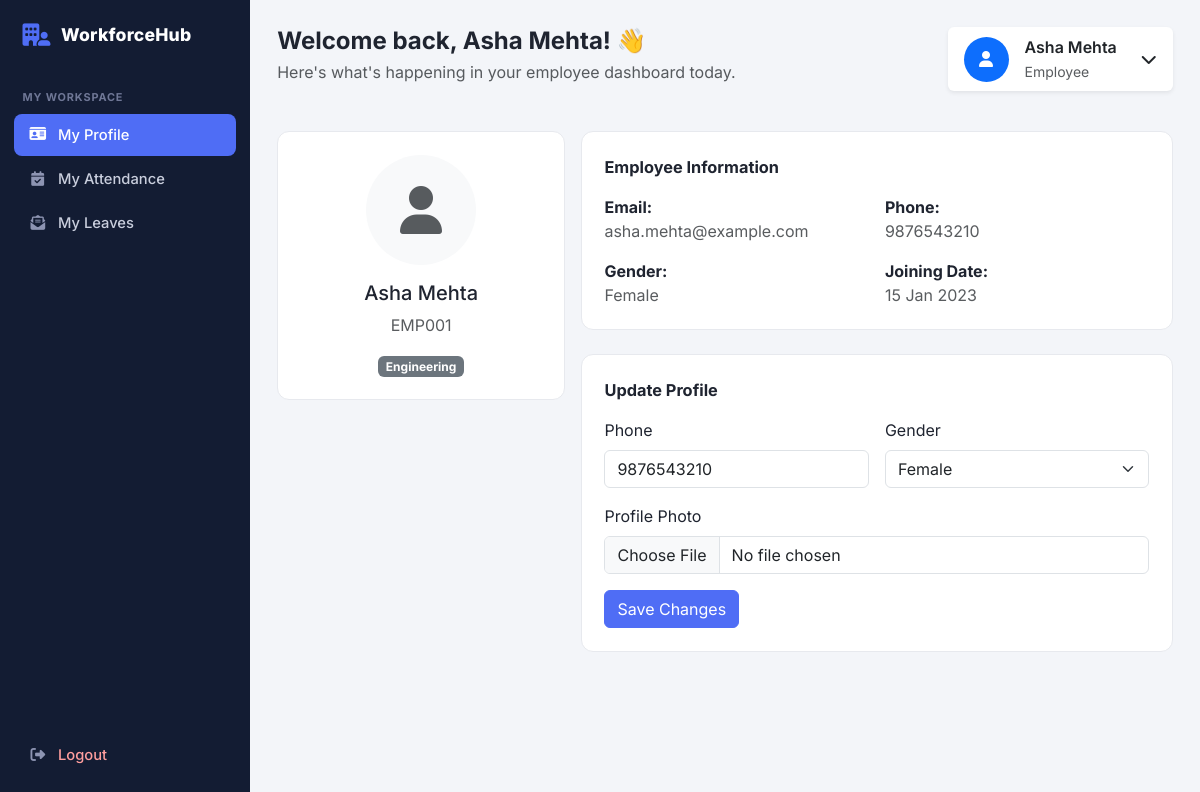
The page /employee/profile.php (signed in) on the database its author committed.
### tables this page shows
CREATE TABLE employees (
    id INT AUTO_INCREMENT PRIMARY KEY,
    employee_code VARCHAR(20) NOT NULL UNIQUE,
    name VARCHAR(100) NOT NULL,
    email VARCHAR(100) NOT NULL UNIQUE,
    phone VARCHAR(20),
    gender VARCHAR(10),
    department_id INT,
    salary DECIMAL(10,2) DEFAULT 0,
    joining_date DATE,
    photo VARCHAR(255) DEFAULT NULL,
    created_at TIMESTAMP DEFAULT CURRENT_TIMESTAMP,
    FOREIGN KEY (department_id) REFERENCES departments(id) ON DELETE SET NULL
);

CREATE TABLE departments (
    id INT AUTO_INCREMENT PRIMARY KEY,
    department_name VARCHAR(100) NOT NULL,
    created_at TIMESTAMP DEFAULT CURRENT_TIMESTAMP
);

### models/employee.php (called while the page is built, shortened)
<?php
function getEmployeeById($conn, $id)
{
    $sql = "SELECT e.*, d.department_name
            FROM employees e
            LEFT JOIN departments d ON e.department_id = d.id
            WHERE e.id=?";
    $stmt = $conn->prepare($sql);
    $stmt->bind_param("i", $id);
    $stmt->execute();
    return $stmt->get_result();
}

### employee/profile.php (the view, shortened to what this page needs)
<?php
require_once __DIR__ . "/../config/database.php";
require_once __DIR__ . "/../models/employee.php";
$employee_id = $_SESSION["employee_id"];
$result = getEmployeeById($conn, $employee_id);
$employee = $result->fetch_assoc();
require_once __DIR__ . "/../includes/header.php";
?>
<div class="row g-3">
    <div class="d-flex justify-content-between align-items-start mb-4">
    <div>
        <h4 class="fw-bold mb-1">
            <?php
            if ($_SESSION['role'] == 'admin') {
                echo "Welcome back, Admin! 👋";
            } else {
                echo "Welcome back, " . $_SESSION['name'] . "! 👋";
            }
            ?>
        </h4>
        <p class="text-muted mb-0">
            <?php
            if ($_SESSION['role'] == 'admin') {
                echo "Here's what's happening in your organization today.";
            } else {
                echo "Here's what's happening in your employee dashboard today.";
            }
            ?>
        </p>
    </div>
    <div class="dropdown">
        <button
            class="btn bg-white border-0 shadow-sm d-flex align-items-center gap-3 px-3 py-2"
            type="button"
            data-bs-toggle="dropdown"
            aria-expanded="false">
            <div
                class="bg-primary text-white rounded-circle d-flex align-items-center justify-content-center"
                style="width: 45px; height: 45px;">
                <i class="fas fa-user"></i>
            </div>
            <div class="text-start">
                <div class="fw-semibold">
                    <?php echo $_SESSION['name']; ?>
                </div>
                <small class="text-muted">
                    <?php echo ucfirst($_SESSION['role']); ?>
                </small>
            </div>
            <i class="fas fa-chevron-down ms-2"></i>
        </button>
    </div>
</div>
    <div class="col-lg-4">
        <div class="panel text-center">
            <?php if (!empty($employee["photo"])): ?>
                <img src="../uploads/<?php echo htmlspecialchars($employee["photo"]); ?>"
                    class="rounded-circle mb-3"
                    style="width:110px;height:110px;object-fit:cover;">
            <?php else: ?>
                <div class="rounded-circle mb-3 d-flex align-items-center justify-content-center bg-light"
                    style="width:110px;height:110px;margin:auto;">
                    <i class="fa-solid fa-user fa-3x text-muted"></i>
                </div>
            <?php endif; ?>
            <h5><?php echo htmlspecialchars($employee["name"]); ?></h5>
            <p class="text-muted"><?php echo htmlspecialchars($employee["employee_code"]); ?></p>
            <span class="badge bg-secondary">
                <?php echo htmlspecialchars($employee["department_name"] ?? "Unassigned"); ?>
            </span>
        </div>
    </div>
    <div class="col-lg-8">
        <div class="panel">
            <div class="panel-title">Employee Information</div>
            <div class="row g-3">
                <div class="col-sm-6">
                    <strong>Email:</strong><br>
                    <span class="text-muted"><?php echo htmlspecialchars($employee["email"]); ?></span>
                </div>
                <div class="col-sm-6">
                    <strong>Phone:</strong><br>
                    <span class="text-muted"><?php echo htmlspecialchars($employee["phone"] ?: "-"); ?></span>
                </div>
                <div class="col-sm-6">
                    <strong>Gender:</strong><br>
                    <span class="text-muted"><?php echo htmlspecialchars($employee["gender"] ?: "-"); ?></span>
                </div>
                <div class="col-sm-6">
                    <strong>Joining Date:</strong><br>
                    <span class="text-muted">
                        <?php echo !empty($employee["joining_date"]) ? date("d M Y", strtotime($employee["joining_date"])) : "-"; ?>
                    </span>
                </div>
            </div>
        </div>
        <div class="panel">
            <div class="panel-title">Update Profile</div>
            <form method="POST" enctype="multipart/form-data">
                <div class="row g-3">
                    <div class="col-md-6">
                        <label class="form-label">Phone</label>
                        <input type="text"
                            name="phone"
                            class="form-control"
                            value="<?php echo htmlspecialchars($employee["phone"] ?? ""); ?>">
                    </div>
                    <div class="col-md-6">
                        <label class="form-label">Gender</label>
                        <select name="gender" class="form-select">
                            <option value="Female" <?php echo $employee["gender"] === "Female" ? "selected" : ""; ?>>Female</option>
                        </select>
                    </div>
                    <div class="col-md-12">
                        <label class="form-label">Profile Photo</label>
                        <input type="file"
                            name="photo"
                            class="form-control"
                            accept=".jpg,.jpeg,.png,.webp">
                    </div>
                </div>
                <button type="submit" name="update_profile" class="btn btn-ems-primary mt-3">
                    Save Changes
                </button>
            </form>
        </div>
    </div>
</div>
<?php require_once __DIR__ . "/../includes/footer.php"; ?>

### assets/css/style.css (style rules this page uses)
:root { --ems-navy: #131c33; --ems-navy-light: #1b2747; --ems-accent: #4f6df5; --ems-accent-dark: #3950c4; --ems-bg: #f3f5f9; --ems-card-border: #e7e9ee; --ems-text-muted: #6b7280; --ems-success: #1aa179; --ems-danger: #e25555; --ems-warning: #d99a16; }
* { box-sizing: border-box; }
body { font-family: 'Inter', -apple-system, BlinkMacSystemFont, 'Segoe UI', sans-serif; background: var(--ems-bg); color: #1f2430; margin: 0; }
.panel { background: #fff; border: 1px solid var(--ems-card-border); border-radius: 12px; padding: 1.4rem; margin-bottom: 1.5rem; }
.panel-title { font-size: 1.02rem; font-weight: 700; margin-bottom: 1rem; display: flex; align-items: center; justify-content: space-between; gap: .5rem; }
.btn-ems-primary { background: var(--ems-accent); border-color: var(--ems-accent); color: #fff; }

### rows shown on the page
employees: name "Asha Mehta", employee_code "EMP001", department.department_name "Engineering", email "asha.mehta@example.com", phone "9876543210", gender "Female", joining_date "15 Jan 2023"

### other values the page prints
$_SESSION['name'] "Asha Mehta"
$_SESSION['role'] "Employee"
